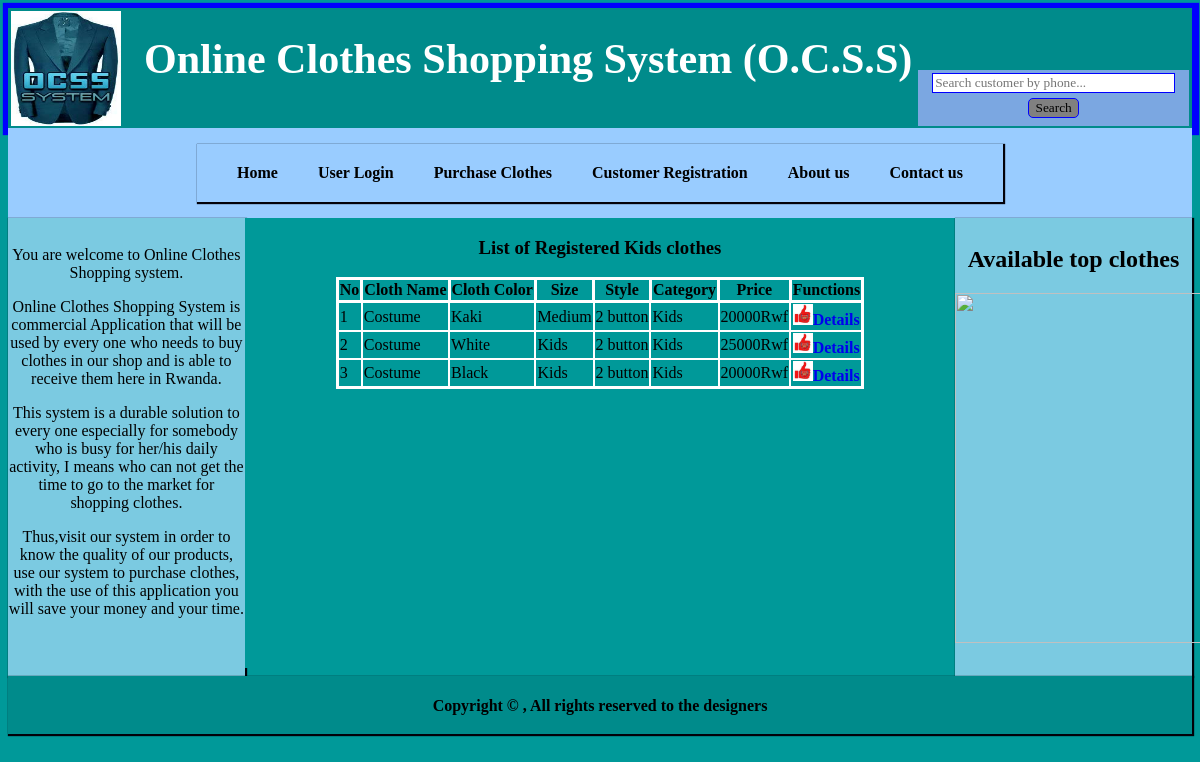
Page /kids_view.php on the committed database.
### tables this page shows
CREATE TABLE IF NOT EXISTS `cloth_in` (
  `id` int(11) NOT NULL AUTO_INCREMENT,
  `stock_code` varchar(10) NOT NULL,
  `name` varchar(20) NOT NULL,
  `color` varchar(20) DEFAULT NULL,
  `size` varchar(20) NOT NULL,
  `style` varchar(20) NOT NULL,
  `category` varchar(20) NOT NULL,
  `picture` varchar(20) NOT NULL,
  `quantity` int(11) NOT NULL,
  `price` int(11) NOT NULL,
  `total` int(11) NOT NULL,
  `post_price` int(11) NOT NULL,
  PRIMARY KEY (`id`),
  UNIQUE KEY `stock_code` (`stock_code`)
);

CREATE TABLE IF NOT EXISTS `type` (
  `id` int(11) NOT NULL AUTO_INCREMENT,
  `type_name` varchar(30) DEFAULT NULL,
  PRIMARY KEY (`id`)
);

CREATE TABLE IF NOT EXISTS `size` (
  `id` int(11) NOT NULL AUTO_INCREMENT,
  `size_name` varchar(20) NOT NULL,
  PRIMARY KEY (`id`)
);

### clothes_class.php (called while the page is built, shortened)
<?php
class Clothes {
    private $id;
    private $name;
    private $color;
    private $size;
    private $style;
    private $category;
    private $post_price;
    public function setId($id) {
        $this->id = $id;
    }
    public function getId() {
        return $this->id;
    }
    public function setName($name) {
        $this->name = $name;
    }
    public function getName() {
        return $this->name;
    }
    public function setColor($color) {
        $this->color = $color;
    }
    public function getColor() {
        return $this->color;
    }
    public function setSize($size) {
        $this->size = $size;
    }
    public function getSize() {
        return $this->size;
    }
    public function setStyle($style) {
        $this->style = $style;
    }
    public function getStyle() {
        return $this->style;
    }
    public function setCategory($category) {
        $this->category = $category;
    }
    public function getCategory() {
        return $this->category;
    }
    public function setPost_price($post_price) {
        $this->post_price = $post_price;
    }
    public function getPost_price() {
        return $this->post_price;
    }
    public function kidsView() {
        $query = sprintf("SELECT co.id, s.stock_code,t.type_name,co.color,z.size_name,co.style,co.category, co.picture, co.quantity,co.post_price,co.total FROM cloth_in co, size z, type t, stock s WHERE co.category='Kids' and co.size=z.size_name and co.name=t.type_name and co.stock_code=s.stock_code");
        $result = mysql_query($query);
        $index = 0;
        while ($row = mysql_fetch_array($result)) {
            $clothe[$index] = new Clothes();
            $clothe[$index] -> setId($row['id']);
            $clothe[$index] ->setStock_code($row['stock_code']);
            $clothe[$index] ->setName($row['type_name']);
            $clothe[$index] ->setColor($row['color']);
            $clothe[$index] ->setSize($row['size_name']);
            $clothe[$index] ->setStyle($row['style']);
            $clothe[$index] ->setCategory($row['category']);
            $clothe[$index] ->setPicture($row['picture']);
            $clothe[$index] -> setQuantity($row['quantity']);
            $clothe[$index] -> setPost_price($row['post_price']);
            $clothe[$index] -> setTotal($row['total']);
            $index ++;
        }
        return $clothe;
    }
}
?>

### kids_view.php (the view, shortened to what this page needs)
<html>
<head>
<link rel="stylesheet" type="text/css" href="style.css">
</head>
<body>
    <?php
    include "header.php";
    include "menus.php";
    include "left.php";
    ?>
<div id="body">
            <h3 style = 'float: center; font-family: georgia'>List of Registered Kids clothes</h3>
            <?php
          include 'clothes_class.php';
          $clothe = new Clothes();
          $clothe = $clothe ->kidsView();
            ?>
            <table border ="1" align ="center" style="border-collapse: collapse;border: 3px solid white">
                <tr>
                    <th style="border: 3px solid white">No</th>
                    <th style="border: 3px solid white">Cloth Name</th>
                    <th style="border: 3px solid white">Cloth Color</th>
                    <th style="border: 3px solid white">Size</th>
                    <th style="border: 3px solid white">Style</th>
                    <th style="border: 3px solid white">Category</th>
                    <th style="border: 3px solid white">Price</th>
                    <th style="border: 3px solid white">Functions</th>
                </tr>
                <?php
                $count=1;
                foreach ($clothe as $clothe) {
                ?>
                <tr>
                    <td style="border: 2px solid white"><?php echo $count; ?></td>
                    <td style="border: 2px solid white"><?php echo $clothe ->getName(); ?></td>
                    <td style="border: 2px solid white"><?php echo $clothe ->getColor(); ?></td>
                    <td style="border: 2px solid white"><?php echo $clothe ->getSize(); ?></td>
                    <td style="border: 2px solid white"><?php echo $clothe ->getStyle(); ?></td>
                    <td style="border: 2px solid white"><?php echo $clothe ->getCategory(); ?></td>
                    <td style="border: 2px solid white"><?php echo $clothe ->getPost_price(); ?>Rwf</td>
                    <td style="border: 2px solid white;text-align: center">
                       <a href ="cloth_view.php?id=<?php echo $clothe ->getId(); ?>"><img src="gunners.jpg" width="20">Details</a>
                    </td>
                </tr>
                <?php
                $count ++;
                }
                ?>
            </table>
</div>
<?php
include "right.php";
include "footer.php";
?>
</body>
</html>

### style.css (style rules this page uses)
body { background-color: #009999; }
#body { background-color: #009999; width: 60%; height: 450px; text-align: center; float: left; overflow: auto; }
th,td { font-family: georgia; }
a { font-family: georgia; text-decoration: none; font-weight: bold; }

### rows in the picture
cloth_in: type.type_name "Costume", color "Kaki", size.size_name "Medium", style "2 button", category "Kids", post_price "20000"
cloth_in: type.type_name "Costume", color "White", size.size_name "Kids", style "2 button", category "Kids", post_price "25000"
cloth_in: type.type_name "Costume", color "Black", size.size_name "Kids", style "2 button", category "Kids", post_price "20000"
